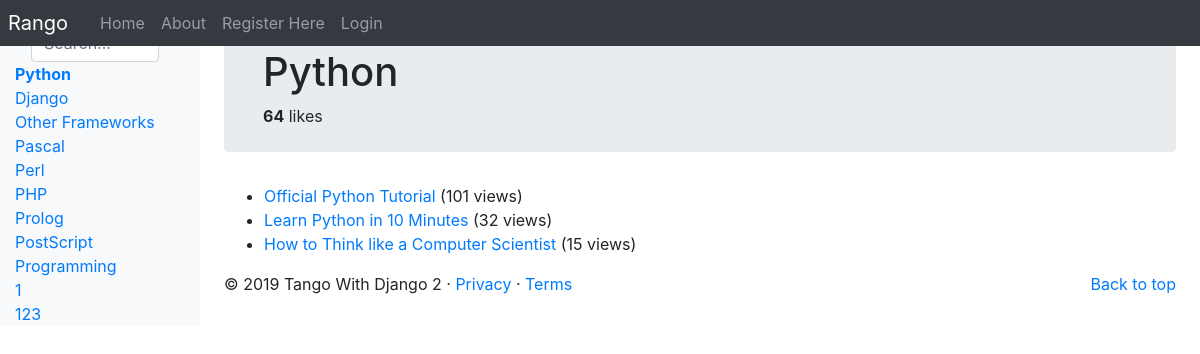
/rango/category/python/, run on the app's committed database.
### rango/models.py (models this page shows, shortened)
class Category(models.Model):
    NAME_MAX_LENGTH = 128
    name = models.CharField(max_length=NAME_MAX_LENGTH, unique=True)
    views = models.IntegerField(default=0)
    likes = models.IntegerField(default=0)
    slug = models.SlugField(unique=True)
    class Meta:
        verbose_name_plural = 'Categories'

class Page(models.Model):
    TITLE_MAX_LENGTH = 128
    URL_MAX_LENGTH = 200
    category = models.ForeignKey(Category, on_delete=models.CASCADE)
    title = models.CharField(max_length=TITLE_MAX_LENGTH)
    url = models.URLField()
    views = models.IntegerField(default=0)
    last_visit = models.DateTimeField(blank=True)

### rango/views.py (the view, shortened to what this page needs)
# urls.py: path('category/<slug:category_name_slug>/', views.ShowCategoryView.as_view(), name='show_category'),
class ShowCategoryView(View):
    def create_context_dict(self, category_name_slug):
        context_dict = {}
        try:
            category = Category.objects.get(slug=category_name_slug)
            pages = Page.objects.filter(category=category).order_by('-views')
            context_dict['pages'] = pages
            context_dict['category'] = category
        except Category.DoesNotExist:
            context_dict['category'] = None
            context_dict['pages'] = None
        return context_dict
    def get(self, request, category_name_slug):
        context_dict = self.create_context_dict(category_name_slug)
        return render(request, 'rango/category.html', context_dict)

### rango/templatetags/rango_templatetags.py (called while the page is built)
@register.inclusion_tag('rango/cats.html')
def get_category_list(cat=None):
	return {'cats': Category.objects.all(),
         'act_cat': cat}

### templates/rango/category.html (shortened to what this page needs)
{% extends 'rango/base.html' %}
{% load staticfiles %}
{% block body_block %}
    {% if category %}
<div class="jumbotron p-4">
    <div class="container">
        <h1 class="jumotron-heading">{{ category.name }}</h1>
        <div>
            <strong id="like_count">{{ category.likes }}</strong> likes
        </div>
    </div>
</div>
<div id="page-listing">
    {% if pages %}
    <ul>
        {% for page in pages %}
        <li>
            <a href="{% url 'rango:goto' %}?page_id={{ page.id }}">{{ page.title }}</a>
            {% if page.views > 1 %}
            ({{ page.views }} views)
            {% elif page.views == 1 %}
            ({{ page.views }} view)
            {% endif %}
        </li>
        {% endfor %}
    </ul>
    {% else %}
    <strong>No pages currently in category.</strong>
    {% endif %}
</div>
    {% else %}
        The specified category does not exist!
    {% endif %}
{% endblock %}

### templates/rango/base.html (shortened to what this page needs)
﻿<!DOCTYPE html>
{% load staticfiles %}
{% load rango_templatetags %}
<html lang="en">
<head>
    <link href="https://getbootstrap.com/docs/4.2/dist/css/bootstrap.min.css" rel="stylesheet">
    <link href="https://getbootstrap.com/docs/4.2/examples/dashboard/dashboard.css" rel="stylesheet">
</head>
<body>
    <header>
        <nav class="navbar navbar-expand-md navbar-dark fixed-top bg-dark p-0">
            <a class="navbar-brand p-2" href="{% url 'rango:index' %}">Rango</a>
            <div class="collapse navbar-collapse" id="navbarCollapse">
                <ul class="navbar-nav mr-auto">
                    <li class="nav-item"><a class="nav-link" href="{% url 'rango:index' %}">Home</a></li>
                    <li class="nav-item "><a class="nav-link" href="{% url 'rango:about' %}">About</a></li>
                    {% if user.is_authenticated %}
                    <li class="nav-item "><a class="nav-link" href="{% url 'rango:restricted' %}">Restricted</a></li>
                    <li class="nav-item"><a class="nav-link" href="{% url 'rango:add_category' %}">Add Category</a></li>
                    <li class="nav-item"><a class="nav-link" href="{% url 'rango:profile' user.username %}">Profile</a></li>
                    <li class="nav-item"><a class="nav-link" href="{% url 'rango:list_profiles' %}">List Profiles</a></li>
                    <li class="nav-item"><a class="nav-link" href="{% url 'auth_logout' %}?next=/rango/">Logout</a></li>
                    {% else %}
                    <li class="nav-item"><a class="nav-link" href="{% url 'registration_register' %}">Register Here</a></li>
                    <li class="nav-item "><a class="nav-link" href="{% url 'auth_login' %}">Login</a></li>
                    {% endif %}
                </ul>
            </div>
        </nav>
    </header>
    <div class="container-fluid">
        <div class="row">
            <nav class="col-md-2 d-none d-md-block bg-light sidebar">
                <div class="ml-3 w-75">
                </div>
                <div class="sidebar-sticky" id="categories-listing">
                    {% block sidebar_block %}
                    {% get_category_list category %}
                    {% endblock %}
                </div>
            </nav>
            <main role="main" class="col-md-9  ml-sm-auto col-lg-10 px-4">
                {% block body_block %}{% endblock %}
                <footer>
                    <p class="float-right"><a href="#">Back to top</a></p>
                    <p>&copy; 2019 Tango With Django 2 &middot; <a href="#">Privacy</a> &middot; <a href="#">Terms</a></p>
                </footer>
            </main>
        </div>
    </div>
</body>
</html>

### templates/rango/cats.html
<ul class="nav nav-pills flex-column">
    {% if cats %}
    {% for c in cats %}
    {% if c == act_cat %}
    <li class="nav-item"><strong><a href="{% url 'rango:show_category' c.slug %}">{{ c.name }}</a></strong></li>
    {% else  %}
    <li class="nav-item"><a href="{% url 'rango:show_category' c.slug %}">{{ c.name }}</a></li>
    {% endif %}
    {% endfor %}
    {% endif %}
</ul>

### data on the page
Category: name "Python", likes "64"
Category: name "Django"
Category: name "Other Frameworks"
Category: name "Pascal"
Category: name "Perl"
Category: name "PHP"
Category: name "Prolog"
Category: name "PostScript"
Category: name "Programming"
Category: name "1"
Category: name "123"
Page: title "Official Python Tutorial", views "101"
Page: title "Learn Python in 10 Minutes", views "32"
Page: title "How to Think like a Computer Scientist", views "15"
